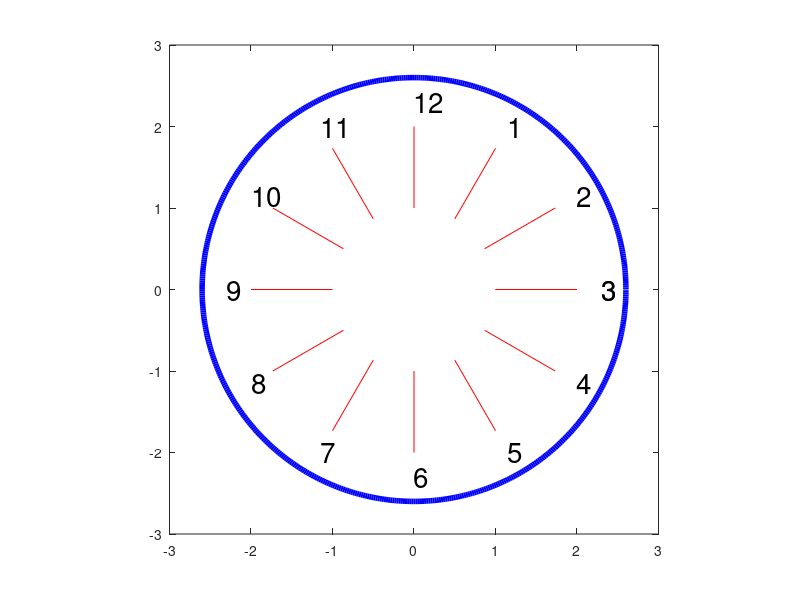

MATLAB code for this plot:
clc;
clear all;
close all;
figure;
pause(2);
t=0:0.01:2*pi;
x2=2.6*cos(t);
y2=2.6*sin(t);
plot(x2,y2,'b','linewidth',4);
axis square;
pause(1);
hold on;
temp=1;
t=2*pi:-2*pi/12:0;
x=cos(t);
y=sin(t);
x1=2*cos(t);
y1=2*sin(t);
x3=2.3*cos(t);
y3=2.3*sin(t);
g=[3 4 5 6 7 8 9 10 11 12 1 2];
for i=1:length(t)
    m=x(i);
    n=y(i);
    a=x1(i);
    b=y1(i);
    plot([m a],[n,b],'r');
    str=int2str(g(temp));
    text(x3(i),y3(i),str,'Color','black','FontSize',20);
    if(temp<length(g))
    temp=temp+1;
    else
        temp=1;
    end
    pause(0.9);
    axis square;
    hold on;
end